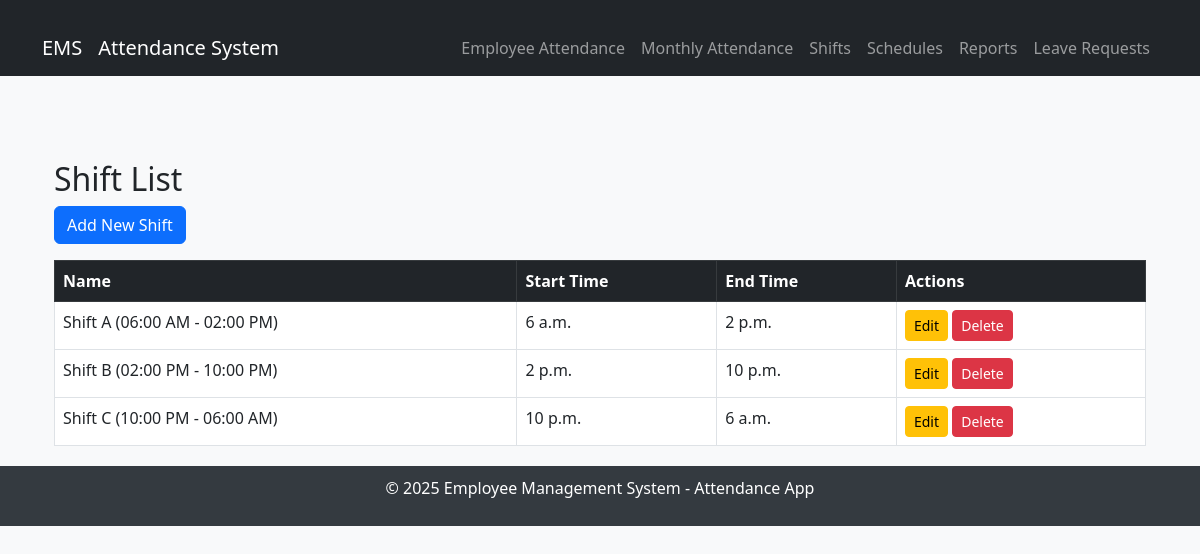
Screenshot of /attendance/shifts/ with the database file from the repository.
### attendance/models.py (models this page shows, shortened)
class Shift(models.Model):
    SHIFT_CHOICES =[
        ("A", "Shift A (06:00 AM - 02:00 PM)"),
        ("B", "Shift B (02:00 PM - 10:00 PM)"),
        ("C", "Shift C (10:00 PM - 06:00 AM)"),
    ]
    name = models.CharField(max_length=1, choices=SHIFT_CHOICES, unique=True)
    start_time = models.TimeField()
    end_time = models.TimeField()

### attendance/views.py (the view)
# urls.py: path('shifts/', ShiftListView.as_view(), name='shift_list'),
class ShiftListView(ListView):
    model = Shift
    template_name = 'attendance/shift/shift_list.html'
    context_object_name = 'shifts'

### attendance/templates/attendance/shift/shift_list.html (shortened to what this page needs)
{% extends 'attendance/base.html' %}
{% load crispy_forms_tags %}
{% block content %}
<div class="container mt-4">
    <h2>Shift List</h2>
    <a href="{% url 'shift_create' %}" class="btn btn-primary mb-3">Add New Shift</a>
    <table class="table table-bordered">
        <thead class="table-dark">
            <tr>
                <th>Name</th>
                <th>Start Time</th>
                <th>End Time</th>
                <th>Actions</th>
            </tr>
        </thead>
        <tbody>
            {% for shift in shifts %}
            <tr>
                <td>{{ shift.get_name_display }}</td>
                <td>{{ shift.start_time }}</td>
                <td>{{ shift.end_time }}</td>
                <td>
                    <a href="{% url 'shift_edit' shift.id %}" class="btn btn-warning btn-sm">Edit</a>
                    <a href="{% url 'shift_delete' shift.id %}" class="btn btn-danger btn-sm">Delete</a>
                </td>
            </tr>
            {% empty %}
            <tr>
                <td colspan="4" class="text-center">No shifts available.</td>
            </tr>
            {% endfor %}
        </tbody>
    </table>
</div>
{% endblock %}

### attendance/templates/attendance/base.html (style rules this page uses)
body { background-color: #f8f9fa; }
.container { padding-top: 20px; }

### rows the page displays
Shift: name "Shift A (06:00 AM - 02:00 PM)", start_time "6 a.m.", end_time "2 p.m."
Shift: name "Shift B (02:00 PM - 10:00 PM)", start_time "2 p.m.", end_time "10 p.m."
Shift: name "Shift C (10:00 PM - 06:00 AM)", start_time "10 p.m.", end_time "6 a.m."
